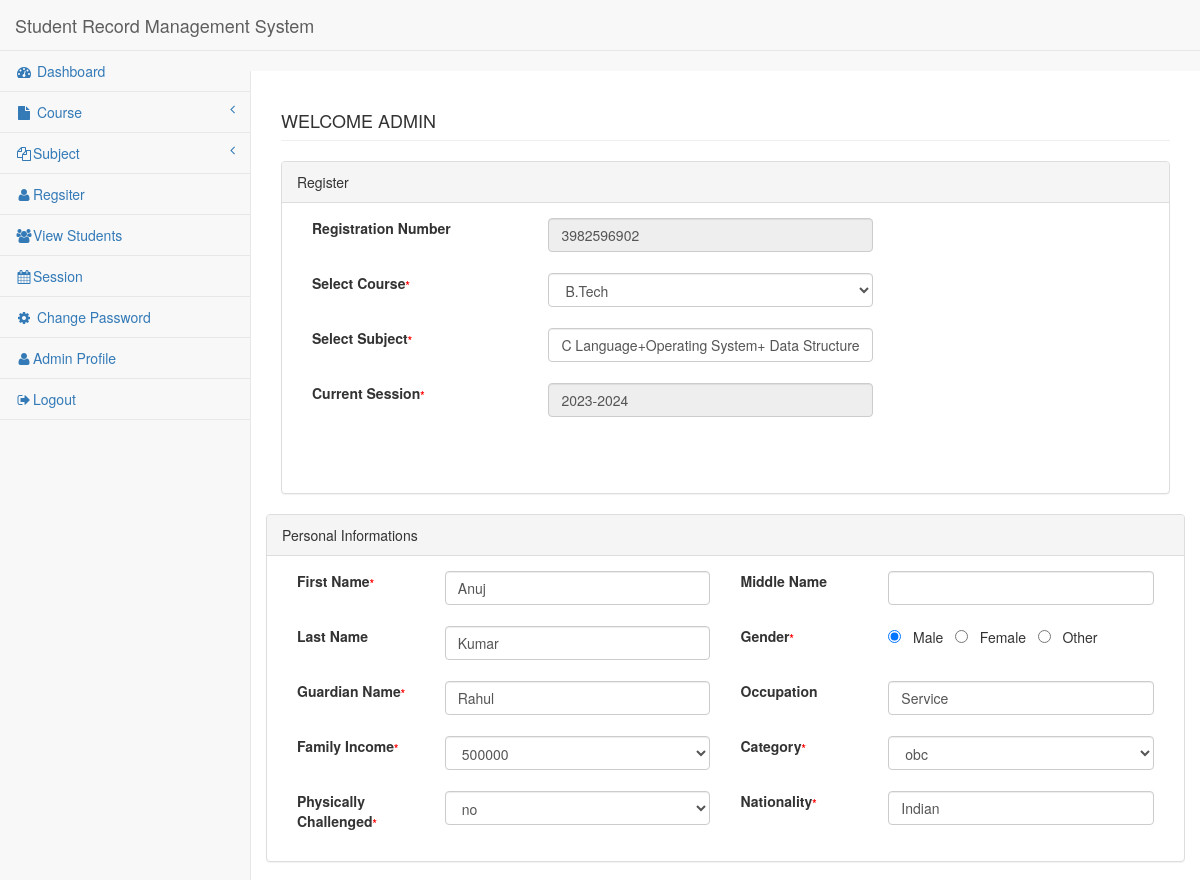
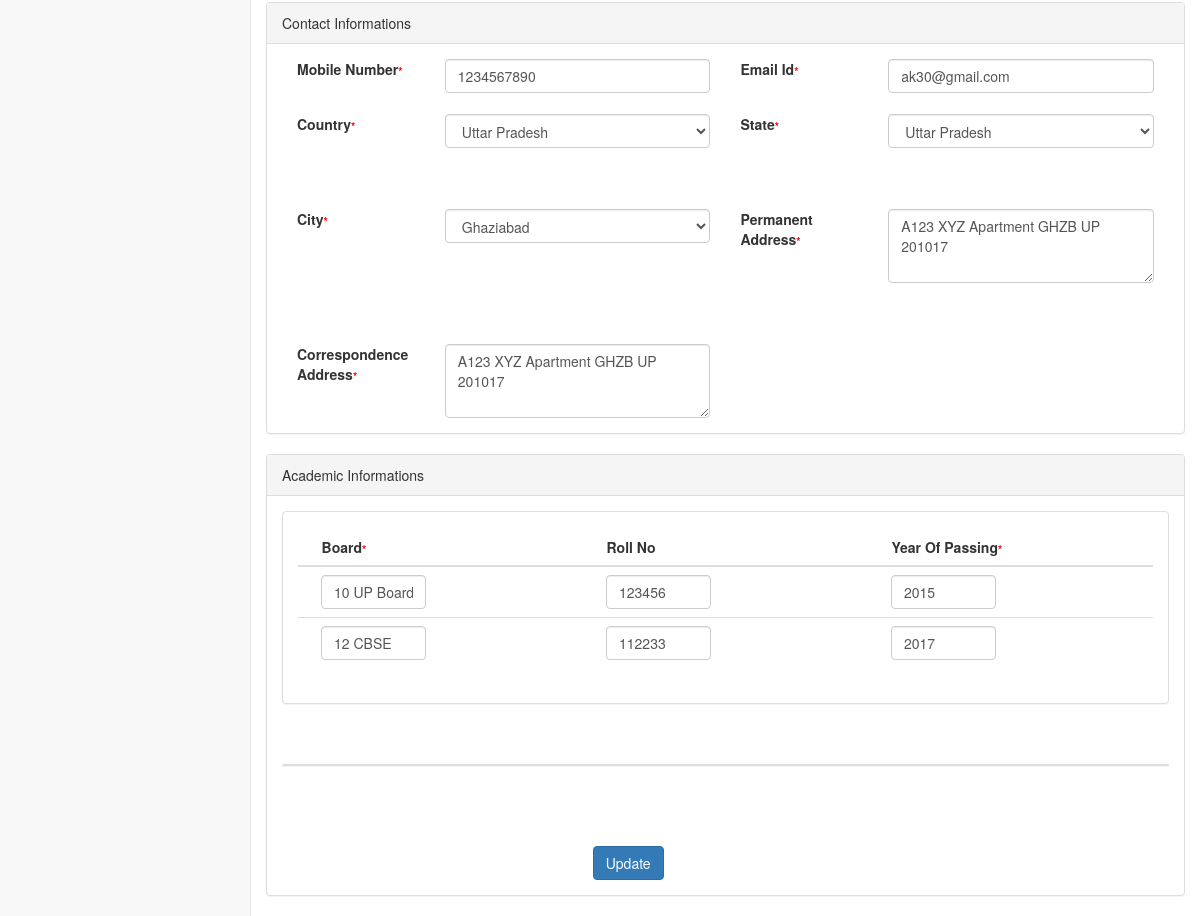
The page /edit-student.php?id=1 (signed in) on the database its author committed (2 pictures, top to bottom).
### tables this page shows
CREATE TABLE `registration` (
  `id` int(11) NOT NULL,
  `course` varchar(250) NOT NULL,
  `subject` varchar(250) NOT NULL,
  `fname` varchar(250) NOT NULL,
  `mname` varchar(250) NOT NULL,
  `lname` varchar(250) NOT NULL,
  `gender` varchar(50) NOT NULL,
  `gname` varchar(250) NOT NULL,
  `ocp` varchar(50) NOT NULL,
  `income` varchar(250) NOT NULL,
  `category` varchar(250) NOT NULL,
  `pchal` varchar(250) NOT NULL,
  `nationality` varchar(250) NOT NULL,
  `mobno` varchar(50) NOT NULL,
  `emailid` varchar(250) NOT NULL,
  `country` varchar(50) NOT NULL,
  `state` varchar(50) NOT NULL,
  `dist` varchar(50) NOT NULL,
  `padd` text NOT NULL,
  `cadd` text NOT NULL,
  `board` varchar(50) NOT NULL,
  `roll` varchar(50) NOT NULL,
  `pyear` varchar(50) NOT NULL,
  `sub` varchar(250) NOT NULL,
  `marks` bigint(100) NOT NULL,
  `fmarks` bigint(100) NOT NULL,
  `board1` varchar(250) NOT NULL,
  `roll1` varchar(250) NOT NULL,
  `yop1` varchar(250) NOT NULL,
  `sub1` varchar(250) NOT NULL,
  `session` varchar(250) NOT NULL,
  `marks1` varchar(50) NOT NULL,
  `fmarks1` varchar(50) NOT NULL,
  `regno` varchar(250) NOT NULL,
  `regdate` timestamp NOT NULL DEFAULT current_timestamp()
);

CREATE TABLE `tbl_course` (
  `cid` int(11) NOT NULL,
  `cshort` varchar(250) DEFAULT NULL,
  `cfull` varchar(250) DEFAULT NULL,
  `cdate` varchar(50) DEFAULT NULL,
  `update_date` varchar(200) DEFAULT NULL
);

CREATE TABLE `states` (
  `id` int(11) NOT NULL,
  `name` varchar(30) NOT NULL,
  `country_id` int(11) NOT NULL DEFAULT 1
);

### edit-student.php (the view, shortened to what this page needs)
<?php session_start();
include('includes/dbconnection.php');
if (strlen($_SESSION['aid']==0)) {
  header('location:logout.php');
  } else{
?>
<!DOCTYPE html>
<html lang="en">
<head>
<link href="bower_components/bootstrap/dist/css/bootstrap.min.css"
	rel="stylesheet">
<link href="bower_components/metisMenu/dist/metisMenu.min.css"
	rel="stylesheet">
<link href="dist/css/sb-admin-2.css" rel="stylesheet">
<link href="bower_components/font-awesome/css/font-awesome.min.css"
	rel="stylesheet" type="text/css">
</head>
<body>
<form method="post" >
	<div id="wrapper">
    <?php include('leftbar.php')?>;
		<div id="page-wrapper">
			<div class="row">
				<div class="col-lg-12">
					<h4 class="page-header"> <?php echo strtoupper("welcome"." ".htmlentities($_SESSION['login']));?></h4>
				</div>
			</div>
<?php
$sid=intval($_GET['id']);
$query=mysqli_query($con,"SELECT *,states.name as sname,states.id as sid FROM registration
join tbl_course on tbl_course.cid=registration.course left join countries on countries.id=registration.country
LEFT join states on states.id=registration.state where registration.id='$sid'");
while ($res=mysqli_fetch_array($query)) {
?>
			<div class="row">
			<div class="col-lg-12">
			<div class="panel panel-default">
			<div class="panel-heading">Register</div>
			<div class="panel-body">
			<div class="row">
			<div class="col-lg-10">
		<div class="form-group">
		<div class="col-lg-4">
		<label>Registration Number</label>
		</div>
		<div class="col-lg-6">
 <input class="form-control" name="regno"  id="regno"  value="<?php echo $res['regno'];?>" readonly>
	</div>
	 </div>
<br><br>
			<div class="form-group">
		    <div class="col-lg-4">
			<label>Select Course<span id="" style="font-size:11px;color:red">*</span>	</label>
			</div>
			<div class="col-lg-6">
<select class="form-control" name="course-short" id="cshort"  onchange="showSub(this.value)" required="required" >
<option VALUE="<?php echo $cid=$res['cid']?>"><?php echo $res['cshort'];?></option>
</select>
										</div>
										</div>
								<br><br>
		<div class="form-group">
		<div class="col-lg-4">
		<label>Select Subject<span id="" style="font-size:11px;color:red">*</span></label>
		</div>
		<div class="col-lg-6">
 <input class="form-control" name="c-full"  id="c-full"  value="<?php echo $res['subject'];?>">
	</div>
	 </div>
	 <br><br>
			<div class="form-group">
		<div class="col-lg-4">
		<label>Current  Session<span id="" style="font-size:11px;color:red">*</span></label>
		</div>
		<div class="col-lg-6">
	   <input class="form-control" name="session" value="<?php echo htmlentities($res['session']);?>" readonly>
	 </div>
	 <br><br>
	</div>
	<br><br>
				</div>
					</div>
							</div>
						</div>
					</div>
			<div class="row">
			<div class="col-lg-12">
			<div class="panel panel-default">
			<div class="panel-heading">Personal Informations</div>
			<div class="panel-body">
			<div class="row">
			<div class="col-lg-12">
			<div class="form-group">
		    <div class="col-lg-2">
			<label>First Name<span id="" style="font-size:11px;color:red">*</span>	</label>
			</div>
			<div class="col-lg-4">
			<input class="form-control" name="fname" value="<?php echo htmlentities($res['fname']);?>"required="required">
			</div>
			 <div class="col-lg-2">
			<label>Middle Name</label>
			</div>
			<div class="col-lg-4">
			<input class="form-control" name="mname" value="<?php echo htmlentities($res['mname']);?>">
			</div>
			</div>
			<br><br>
		<div class="form-group">
		    <div class="col-lg-2">
			<label>Last Name</label>
			</div>
			<div class="col-lg-4">
			<input class="form-control" name="lname" value="<?php echo htmlentities($res['lname']);?>">
			</div>
			 <div class="col-lg-2">
			<label>Gender<span id="" style="font-size:11px;color:red">*</span></label>
			</div>
			<div class="col-lg-4">
			<?php
			if (strcasecmp($res['gender'],"Male")==0){?>
		 <input type="radio" name="gender" id="male" value="Male" required="required" checked> &nbsp; Male &nbsp;
		 <?php }else{ ?>
		 <input type="radio" name="gender" id="male" value="Male" required="required"> &nbsp; Male &nbsp;
		 <?php }?>
		 <?php
			if (strcasecmp($res['gender'],"female")==0){?>
		 <input type="radio" name="gender" id="female" value="female" checked> &nbsp; Female &nbsp;
		 <?php } else{?>
		 <input type="radio" name="gender" id="female" value="female"> &nbsp; Female &nbsp;
		 <?php }?>
		 <?php
			if (strcasecmp($res['gender'],"other")==0){?>
		 <input type="radio" name="gender" id="other" value="other" checked> &nbsp; Other &nbsp;
		 <?php } else{?>
		 <input type="radio" name="gender" id="other" value="other"> &nbsp; Other &nbsp;
		 <?php }?>
			</div>
			</div>
	<br><br>
		     <div class="form-group">
			 <div class="col-lg-2">
			<label>Guardian Name<span id="" style="font-size:11px;color:red">*</span>	</label>
			</div>
			<div class="col-lg-4">
			<input class="form-control" name="gname" required="required"
			value="<?php echo htmlentities($res['gname']);?>">
			</div>
			 <div class="col-lg-2">
			<label>Occupation</label>
			</div>
			<div class="col-lg-4">
			<input class="form-control" name="ocp" id="ocp" value="<?php echo htmlentities($res['ocp']);?>">
			</div>
			</div>
			<br><br>
		     <div class="form-group">
			 <div class="col-lg-2">
			<label>Family Income<span id="" style="font-size:11px;color:red">*</span></label>
			</div>
			<div class="col-lg-4">
			<select class="form-control" name="income"  id="income"required="required" >
        <option value="<?php echo htmlentities($res['income']);?>"><?php echo htmlentities($res['income']);?></option>
       </select>
			</div>
			 <div class="col-lg-2">
			<label>Category<span id="" style="font-size:11px;color:red">*</span></label>
			</div>
			<div class="col-lg-4">
			<select class="form-control" name="category"  id="category" required="required" >
        <option value="<?php echo htmlentities($res['category']);?>"><?php echo htmlentities($res['category']);?></option>
       </select>
			</div>
			</div>
			<br><br>
		     <div class="form-group">
			 <div class="col-lg-2">
			<label>Physically Challenged<span id="" style="font-size:11px;color:red">*</span></label>
			</div>
			<div class="col-lg-4">
			<select class="form-control" name="ph"  id="ph"required="required" >
        <option VALUE="<?php echo htmlentities($res['pchal']);?>"><?php echo htmlentities($res['pchal']);?></option>
       </select>
			</div>
			 <div class="col-lg-2">
			<label>Nationality<span id="" style="font-size:11px;color:red">*</span></label>
			</div>
			<div class="col-lg-4">
			<input class="form-control" name="nation" id="nation" required="required"
			value="<?php echo htmlentities($res['nationality']);?>">
			</div>
			</div>
			<br><br>
			</div>
			<br><br>
		</div>
      	</div>
		</div>
		<div class="row">
			<div class="col-lg-12">
			<div class="panel panel-default">
			<div class="panel-heading">Contact Informations</div>
			<div class="panel-body">
			<div class="row">
			<div class="col-lg-12">
			<div class="form-group">
		    <div class="col-lg-2">
			<label>Mobile Number<span id="" style="font-size:11px;color:red">*</span>	</label>
			</div>
			<div class="col-lg-4">
			<input class="form-control" type="number" name="mobno" required="required" maxlength="10"
			   value="<?php echo htmlentities($res['mobno']);?>">
			</div>
			 <div class="col-lg-2">
			<label>Email Id<span id="" style="font-size:11px;color:red">*</span></label>
			</div>
			<div class="col-lg-4">
			<input class="form-control"  type="email" name="email" required="required"
			value="<?php echo htmlentities($res['emailid']);?>">
			</div>
			</div>
			<br><br>
		<div class="form-group">
		    <div class="col-lg-2">
			<label>Country<span id="" style="font-size:11px;color:red">*</span></label>
			</div>
			<div class="col-lg-4">
			<select class="form-control" name="country" id="country" onchange="showState(this.value)"
			required="required"  value="<?php echo htmlentities($res['country']);?>">
 <option VALUE="<?php echo htmlentities($res['country']);?>"><?php echo htmlentities($res['name'])?></option>
				<?php $ret=mysqli_query($con,"SELECT * FROM countries");
				while($res3=mysqli_fetch_array($ret)){
				?>
   <option VALUE="<?php echo htmlentities($res3['id']);?>"><?php echo htmlentities($res3['name'])?></option>
                    <?php }?>   </select>
			</div>
			 <div class="col-lg-2">
			<label>State<span id="" style="font-size:11px;color:red">*</span></label>
			</div>
			<div class="col-lg-4">
 <select name="state" id="state"  class="form-control" onchange="showDist(this.value)" required="required">
    <option VALUE="<?php echo htmlentities($res['sid']);?>"><?php echo htmlentities($res['sname'])?></option>
        </select>
			</div>
			</div>
	<br><br><br><br>
		     <div class="form-group">
			 <div class="col-lg-2">
			<label>City<span id="" style="font-size:11px;color:red">*</span>	</label>
			</div>
			<div class="col-lg-4">
           <select name="city" id="dist"  class="form-control" onchange="showDist(this.value)" >
     <option VALUE="<?php echo htmlentities($res['dist']);?>"><?php echo htmlentities($res['dist'])?></option>
		</select>
			</div>
			 <div class="col-lg-2">
			<label>Permanent Address<span id="" style="font-size:11px;color:red">*</span></label>
			</div>
			<div class="col-lg-4">
			<textarea class="form-control" rows="3" name="padd"><?php echo htmlentities($res['padd']);?></textarea>
			</div>
			</div>
			<br><br><br><br>
			<br><br>
		     <div class="form-group">
			 <div class="col-lg-2">
			<label>Correspondence Address<span id="" style="font-size:11px;color:red">*</span>
			</label>
			</div>
			<div class="col-lg-4">
      <textarea class="form-control" rows="3" name="cadd"><?php echo htmlentities($res['cadd']);?></textarea>
			</div>
			 <div class="col-lg-2">
			</div>
			<div class="col-lg-4">
			</div>
			</div>
			<br><br>
			</div>
			<br><br>
		</div>
      	</div>
		</div>
        <div class="row">
			<div class="col-lg-12">
			<div class="panel panel-default">
			<div class="panel-heading">Academic Informations</div>
			<div class="panel-body">
			<div class="row">
			<div class="col-lg-12">
			<div class="form-group">
		    <div class="panel panel-default">
                        <div class="panel-body">
                            <div class="table-responsive">
                                <table class="table">
                                    <thead>
                                        <tr>
                                         <div class="col-lg-6">
			<th>&nbsp;&nbsp;&nbsp;&nbsp;Board<span id="" style="font-size:11px;color:red">*</span>	</label></th>
			</div>
            <div class="col-lg-6">
			<th>&nbsp;&nbsp;&nbsp;&nbsp;Roll No</th>
			</div>
              <div class="col-lg-6">
			 <th>&nbsp;&nbsp;&nbsp;&nbsp;Year Of Passing<span id="" style="font-size:11px;color:red">*</span></th>
			</div>
            </tr>
                                    </thead>
                                    <tbody>
                                        <tr>
                  <td><div class="col-lg-6">
				  <input class="form-control" type="text" name="board1" value="<?php echo htmlentities($res['board']);?>">
				  </div></td>
                  <td><div class="col-lg-6">
			<input class="form-control" type="text" name="roll1" value="<?php echo htmlentities($res['roll']);?>">
			</div></td>
            <td><div class="col-lg-6">
			<input class="form-control"  type="text" name="pyear1" value="<?php echo htmlentities($res['pyear']);?>">
			</div></td>
                  </tr>
              <tr>
                  <td><div class="col-lg-6">
				  <input class="form-control" type="text" name="board2" value="<?php echo htmlentities($res['board1']);?>">
				  </div></td>
                  <td><div class="col-lg-6">
			<input class="form-control" type="text" name="roll2" value="<?php echo htmlentities($res['roll1']);?>">
			</div></td>
            <td><div class="col-lg-6">
			<input class="form-control"  type="text" name="pyear2" value="<?php echo htmlentities($res['yop1']);?>">
			</div></td>
                  </tr>
                                    </tbody>
                                </table>
                            </div>
                    </div>
                </div>
			</div>
			<br><br>
		  </div>
			<br><br>
			<br><br>
			<div class="col-lg-12">
			<div class="form-group">
		    <div class="panel panel-default">
                            </div>
<?php } ?>
                    </div>
                </div>
			</div>
			<br>
	<div class="form-group">
	<div class="col-lg-4">
	</div>
	<div class="col-lg-6"><br><br>
	<input type="submit" class="btn btn-primary" name="submit" value="Update"></button>
	</div>
	</div>
	</div>
	</div>
				</div>
			</div>
		</div>
	</div>
</form>
</body>
</html>
<?php } ?>

### leftbar.php (shortened to what this page needs)
<nav class="navbar navbar-default navbar-static-top" role="navigation"
			style="margin-bottom: 0">
			<div class="navbar-header">
				<a class="navbar-brand" href="index.html">Student Record Management System</a>
			</div>
						 <div class="navbar-default sidebar" role="navigation">
                <div class="sidebar-nav navbar-collapse">
                    <ul class="nav" id="side-menu">
                        <li>
                   <a href="dashboard.php"><i class="fa fa-dashboard fa-fw"></i> Dashboard</a>
                        </li>
                        <li>
                            <a href="#"><i class="fa fa-file fa-fw"></i> Course<span class="fa arrow"></span></a>
                            </li>
                 <li>
                            <a href="#"><i class="fa fa-files-o fa-fw"></i>Subject<span class="fa arrow"></span></a>
                        </li>
                   <li>
                            <a href="register.php"><i class="fa fa-user fa-fw"></i>Regsiter</a>
                  </li>
                   <li>
                            <a href="manage-students.php"><i class="fa fa-users fa-fw"></i>View Students</a>
                  </li>
                   <li>
                            <a href="session.php"><i class="fa fa-calendar fa-fw"></i>Session</a>
                  </li>
                        <li>
                   <a href="change-password.php"><i class="fa fa-cog fa-fw"></i> Change Password</a>
                        </li>
                 <li>
                   <a href="admin-profile.php"><i class="fa fa-user fa-fw"></i>Admin Profile</a>
                        </li>
                   <li>
                            <a href="logout.php"><i class="fa fa-sign-out fa-fw"></i>Logout</a>
                  </li>
                  </ul>
                </div>
            </div>
        </nav>

### rows shown on the page
registration: regno "3982596902", course-short "B.Tech", c-full "C Language+Operating System+ Data Structure", session "2023-2024", fname "Anuj", lname "Kumar", gname "Rahul", ocp "Service", income "500000", category "obc", ph "no", nation "Indian", mobno "1234567890", email "ak30@gmail.com", country "Uttar Pradesh", state "Uttar Pradesh", city "Ghaziabad", padd "A123 XYZ Apartment GHZB UP 201017", cadd "A123 XYZ Apartment GHZB UP 201017", board1 "10 UP Board", roll1 "123456", pyear1 "2015", board2 "12 CBSE", roll2 "112233", pyear2 "2017"
